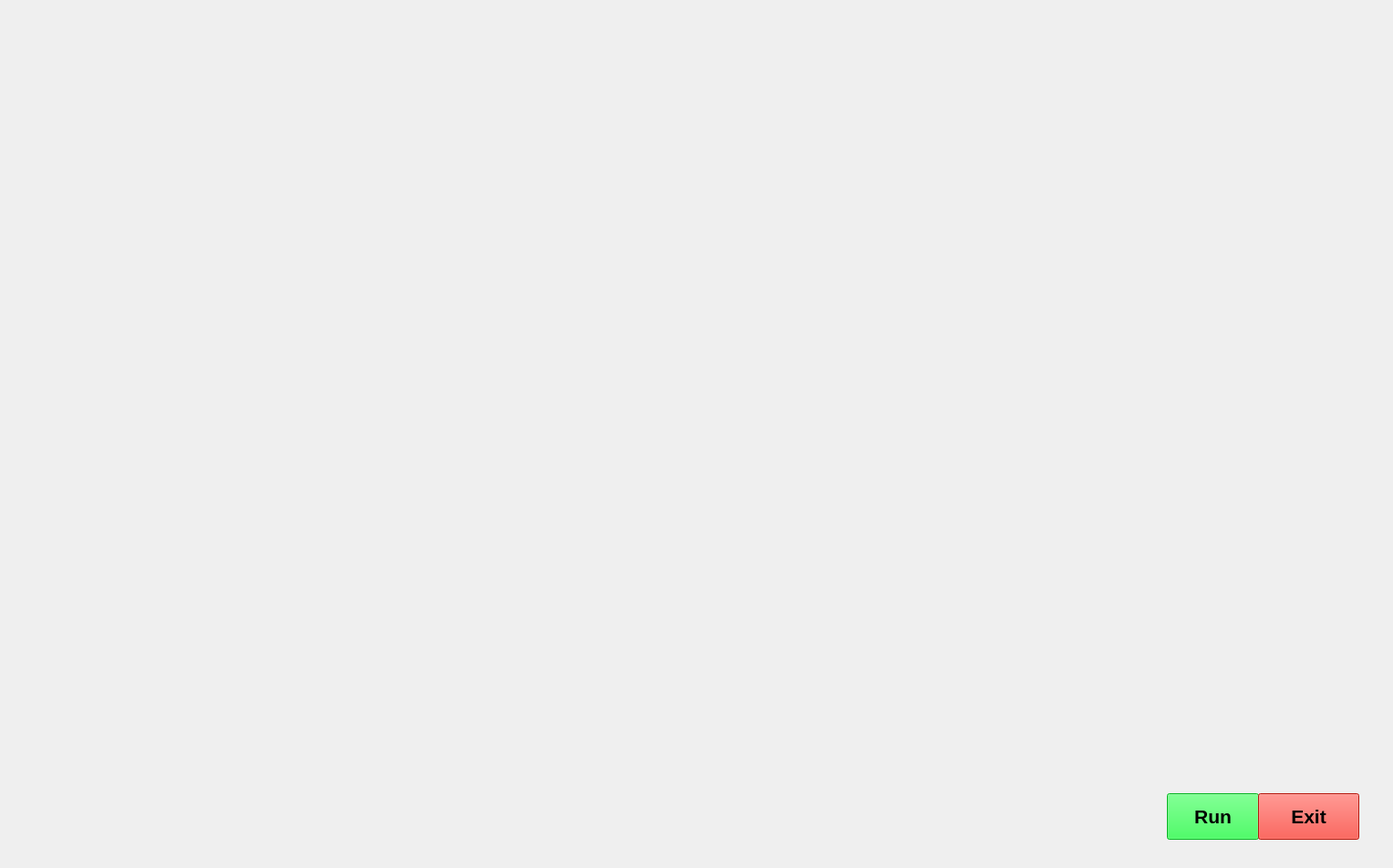
<?xml version="1.0" encoding="UTF-8"?>
<ui version="4.0">
 <class>jarvisUi</class>
 <widget class="QMainWindow" name="jarvisUi">
  <property name="geometry">
   <rect>
    <x>0</x>
    <y>0</y>
    <width>1528</width>
    <height>952</height>
   </rect>
  </property>
  <property name="windowTitle">
   <string>MainWindow</string>
  </property>
  <widget class="QWidget" name="centralwidget">
   <widget class="QLabel" name="label">
    <property name="geometry">
     <rect>
      <x>0</x>
      <y>0</y>
      <width>1531</width>
      <height>951</height>
     </rect>
    </property>
    <property name="text">
     <string/>
    </property>
    <property name="pixmap">
     <pixmap>../../Users/Shailesh Gore/Downloads/sFaoXq3.gif</pixmap>
    </property>
    <property name="scaledContents">
     <bool>true</bool>
    </property>
   </widget>
   <widget class="QPushButton" name="pushButton">
    <property name="geometry">
     <rect>
      <x>1280</x>
      <y>870</y>
      <width>101</width>
      <height>51</height>
     </rect>
    </property>
    <property name="font">
     <font>
      <pointsize>16</pointsize>
      <weight>75</weight>
      <bold>true</bold>
     </font>
    </property>
    <property name="styleSheet">
     <string notr="true">background-color: rgb(10, 252, 47);</string>
    </property>
    <property name="text">
     <string>Run</string>
    </property>
   </widget>
   <widget class="QPushButton" name="pushButton_2">
    <property name="geometry">
     <rect>
      <x>1380</x>
      <y>870</y>
      <width>111</width>
      <height>51</height>
     </rect>
    </property>
    <property name="font">
     <font>
      <pointsize>16</pointsize>
      <weight>75</weight>
      <bold>true</bold>
     </font>
    </property>
    <property name="styleSheet">
     <string notr="true">background-color: rgb(255, 32, 17);</string>
    </property>
    <property name="text">
     <string>Exit</string>
    </property>
   </widget>
   <widget class="QLabel" name="label_2">
    <property name="geometry">
     <rect>
      <x>20</x>
      <y>10</y>
      <width>461</width>
      <height>171</height>
     </rect>
    </property>
    <property name="text">
     <string/>
    </property>
    <property name="pixmap">
     <pixmap>../../Users/Shailesh Gore/Downloads/T8bahf.gif</pixmap>
    </property>
   </widget>
   <widget class="QTextBrowser" name="textBrowser">
    <property name="geometry">
     <rect>
      <x>820</x>
      <y>40</y>
      <width>331</width>
      <height>51</height>
     </rect>
    </property>
    <property name="font">
     <font>
      <family>Nirmala UI</family>
      <pointsize>16</pointsize>
      <weight>75</weight>
      <bold>true</bold>
     </font>
    </property>
    <property name="styleSheet">
     <string notr="true">background:transparent;
border-radius:none;
</string>
    </property>
   </widget>
   <widget class="QTextBrowser" name="textBrowser_2">
    <property name="geometry">
     <rect>
      <x>1150</x>
      <y>40</y>
      <width>341</width>
      <height>51</height>
     </rect>
    </property>
    <property name="font">
     <font>
      <family>Nirmala UI</family>
      <pointsize>16</pointsize>
      <weight>75</weight>
      <bold>true</bold>
     </font>
    </property>
    <property name="styleSheet">
     <string notr="true">background:transparent;
border-radius:none;</string>
    </property>
   </widget>
  </widget>
 </widget>
 <resources/>
 <connections/>
</ui>
